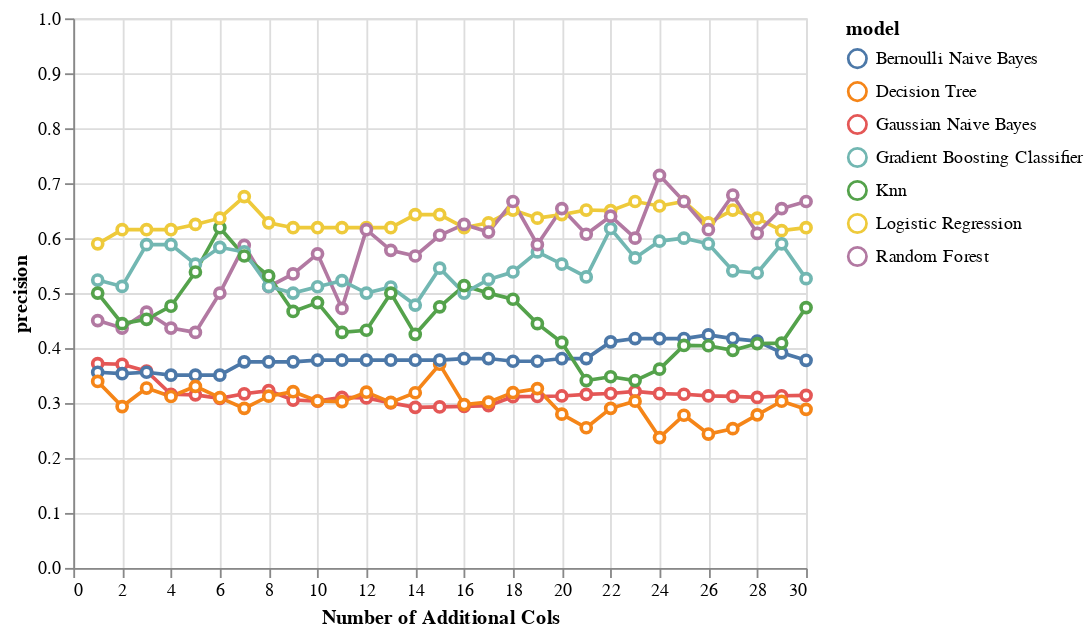

Write notebook code for a chart like this one.
### Code cell
alt.Chart(perf_subset).mark_line(
       point={
         "filled": False,
         "fill": "white"
       }
).encode(
    x = alt.X('addl_cols', title="Number of Additional Cols"),
    y = alt.Y('precision', scale=alt.Scale(domain=[0, 1])),
    color = 'model'
)

### Figure 1 — Vega-Lite specification as saved in the notebook (floating-point values rounded to 4 significant figures; data arrays with more than 128 entries replaced by an {"elided": "..."} marker saying what was removed)
{"config": {"view": {"continuousWidth": 400, "continuousHeight": 300}}, "data": {"name": "data-49156caf4684641526262a0e855c58fe"}, "mark": {"type": "line", "point": {"filled": false, "fill": "white"}}, "encoding": {"color": {"field": "model", "type": "nominal"}, "x": {"field": "addl_cols", "title": "Number of Additional Cols", "type": "quantitative"}, "y": {"field": "precision", "scale": {"domain": [0, 1]}, "type": "quantitative"}}, "$schema": "https://vega.github.io/schema/vega-lite/v4.17.0.json", "datasets": {"data-49156caf4684641526262a0e855c58fe": {"elided": "210 records"}}}
